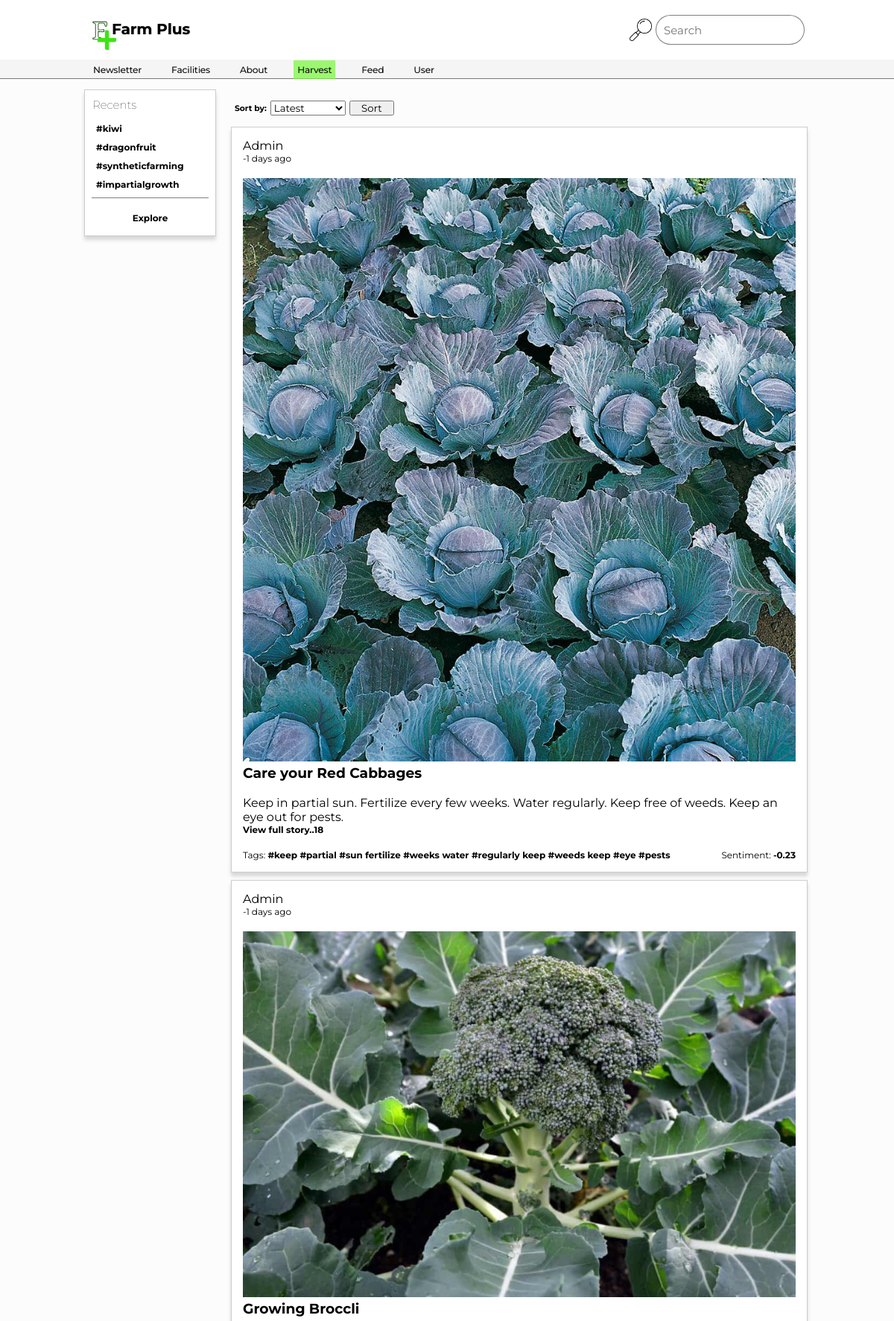
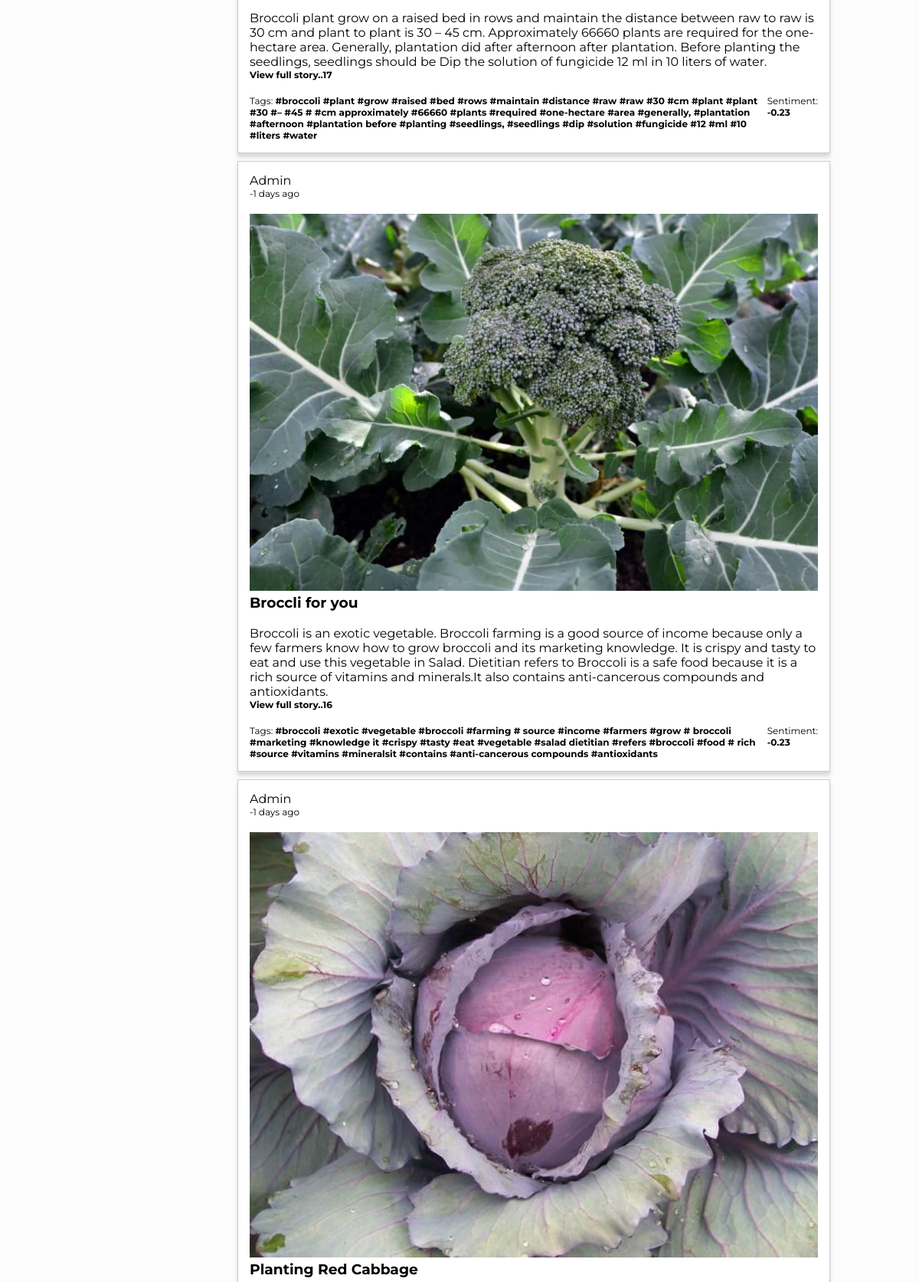
/harvest (upper part), run on the app's committed database (2 pictures, top to bottom).
### __init__.py (models this page shows, shortened)
class Harvest(db.Model):
    id=db.Column('harid',db.Integer,primary_key=True)
    img=db.Column('harimg',db.String(100),nullable=True)
    title=db.Column('hartitle',db.String(150),nullable=False)
    content=db.Column('harcontent',db.String(1000),nullable=False)
    time=db.Column('hartime',db.String(50),nullable=False)
    tag=db.Column('hartag',db.String(100),nullable=True)

### __init__.py (the view)
@app.route('/harvest')
def harvest():
    harvests=Harvest.query.all()
    revharvests=(harvests[::-1])
    time_list=getTimeList(revharvests)
    return render_template('inharvest.html',harvests=revharvests,time_list=time_list)

### __init__.py (called while the page is built)
def getTimeList(revstories):
    time_list=[]
    U=[' days',' months',' years',' hours',' minutes',' seconds']
    for story in revstories:
        pasttime=story.time
        ctime=datetime.now().strftime("%d-%m-%y-%H-%M-%S")
        t1=[int(x) for x in pasttime.split('-')]
        t2=[int(x) for x in ctime.split('-')]
        for i in range(6):
            if not t1[i]==t2[i]:
                time_list.append(str(t2[i]-t1[i])+U[i]+' ago')
                break
            if i==5:
                time_list.append('Just now')
    return time_list

### templates/inharvest.html (shortened to what this page needs)
{% extends 'inapp.html' %}
{% block nav2 %}
<ul>
    <li><a onclick="axe()" href="/newsletter">Newsletter</a></li>
    <li><a onclick="axe()" href="/facilities">Facilities</a></li>
    <li><a onclick="axe()" href="/about">About</a></li>
    <li><a onclick="axe()" class="active" href="/harvest">Harvest</a></li>
    <li><a onclick="axe()" href="/feed">Feed</a></li>
    <li><a onclick="axe()" href="/dash">User</a></li>
</ul>
{% endblock %}
{% block content %}
    <div class="leftcontainer">
        <div class="card">
            <h5>Recents</h5>
            <div class="tags">
                <li><a href="#">#kiwi</a></li>
                <li><a href="#">#dragonfruit</a></li>
                <li><a href="#">#syntheticfarming</a></li>
                <li><a href="#">#impartialgrowth</a></li>
            </div>
            <div class="div"></div>
            <div class="expand" id="explore">
                <li><a href="#">Explore</a></li>
            </div>
        </div>
    </div>
    <div class="rightcontainer">
        <form id="sort" action="#">
            <h6>Sort by:</h6>
            <select name="sort" >
                <option value="Latest">Latest</option>
            </select>
            <input type="submit" value="Sort"/>
        </form>
        {% if harvests and time_list %}
    {% for n,t in harvests|zip(time_list) %}
    <div class="card">
        Admin <div>{{t}}</div><br>
        {% if n.img %}
        <img id="storyImg" src="{{ url_for('static',filename='uploads/'+n.img) }}" alt="">
        {% endif %}
        <br>
        <h3>{{n.title}}</h3>
        <br>
        {{n.content}}<br>
        <div onclick="viewFullStory()" id="fullStory"><span>View full story..{{n.id}}</span></div>
        <br>
        <div class="cardsentiment">
            <div>
                {% if n.tag %}
                Tags:
                <span id="tag">{{n.tag}}</span>
                {% else %}
                All stopwords
                {% endif %}
            </div>
            <div>
                Sentiment:
                <span id="sentival">-0.23</span>
            </div>
        </div>
    </div>
    {% endfor %}
    {% endif %}
    </div>
{% endblock %}

### static/styles/inapp4.css (style rules this page uses)
* { margin: 0; padding:0; box-sizing: border-box; font-family: 'Montserrat', sans-serif; cursor: default; }
body { background-color: rgba(230,230,230,.1); display: flex; }
.card { background-color: white; border: 1px solid; min-height: fit-content; overflow: hidden; border-color: rgba(0,0,0,0.2); box-shadow: 0 5px 5px rgba(0,0,0,0.15); }
.navbar2 ul { display: flex; }
.navbar2 ul li { list-style: none; padding-right: 30px; }
.navbar2 ul li a { text-decoration: none; color: black; cursor: pointer; font-size: 12px; text-shadow: .5px 0 0 rgba(0,0,0,0.5); padding: 5px; transition: all .5s; }
.navbar2 ul li .active { background-color: rgba(117, 248, 56,.7); }
.leftcontainer { margin-top: 15vh; display: flex; flex-direction: column; min-height: fit-content; align-items:flex-end; justify-content:flex-start; width: 25%; }
.leftcontainer .card { width: 59%; margin-right: 10px; margin-bottom: 10px; }
.leftcontainer .card h5 { padding-top: 15px; padding: 10px; font-size: 15px; font-weight: lighter; }
.leftcontainer .card .tags { width: 100%; }
.leftcontainer .card .tags li { list-style: none; width: 100%; display: flex; }
.leftcontainer .card .tags li a { font-size: 12px; font-weight: bolder; color: black; text-decoration: none; padding: 5px; padding-left: 15px; width: 100%; cursor: pointer; }
.leftcontainer .card .div { width: 90%; margin-left: 5%; height: 1px; background-color: rgba(0,0,0,0.5); margin-top: 5px; }
.leftcontainer .card .expand { width: 100%; height: 50px; display: flex; align-items: center; justify-content: center; cursor: pointer; }
.leftcontainer .card .expand li { list-style: none; }
.leftcontainer .card .expand li a { font-size: 12px; text-decoration: none; color: black; font-weight: bolder; cursor: pointer; }
.rightcontainer { margin-top: 15vh; min-height: fit-content; display: flex; width: 75%; flex-direction: column; align-items: flex-start; }
.rightcontainer .card { width: 86%; margin-left: 10px; padding-top: 25px; padding-bottom: 10px; margin-bottom: 10px; padding: 15px; }
.rightcontainer .card div { font-size: 12px; }
.rightcontainer .card span { font-weight: bolder; }
.rightcontainer .card .cardsentiment { display: flex; justify-content: space-between; width: 100%; }
.rightcontainer #sort { margin-left: 15px; display: flex; width: 86%; height: 50px; align-items: center; justify-content: left; }
.rightcontainer #sort select { outline: none; margin-left: 5px; cursor: pointer; }
.rightcontainer #sort input { width: 60px; margin-left: 5px; cursor: pointer; }
.rightcontainer .card #fullStory span { cursor: pointer; }
.rightcontainer .card #storyImg { width: 100%; }

### data on the page
Harvest: t "-1 days ago", harimg (picture), title "Care your Red Cabbages", content "Keep in partial sun. Fertilize every few weeks. Water regularly. Keep free of weeds. Keep an eye out for pests.", id "18", tag "#keep #partial #sun fertilize #weeks water #regularly keep #weeds keep #eye #pests"
Harvest: t "-1 days ago", harimg (picture), title "Growing Broccli", content "Broccoli plant grow on a raised bed in rows and maintain the distance between raw to raw is 30 cm and plant to plant is 30 – 45 cm. Approximately 66660 plants are required for the one-hectare area. Generally, plantation did after afternoon after plantation. Before planting the seedlings, seedlings should be Dip the solution of fungicide 12 ml in 10 liters of water.", id "17", tag "#broccoli #plant #grow #raised #bed #rows #maintain #distance #raw #raw #30 #cm #plant #plant #30 #– #45 # #cm approximately #66660 #plants #required #one-hectare #area #generally, #plantation #afternoon #plantation before #planting #seedlings, #seedlings #dip #solution #fungicide #12 #ml #10 #liters #water"
Harvest: t "-1 days ago", harimg (picture), title "Broccli for you", content "Broccoli is an exotic vegetable. Broccoli farming is a good source of income because only a few farmers know how to grow broccoli and its marketing knowledge. It is crispy and tasty to eat and use this vegetable in Salad. Dietitian refers to Broccoli is a safe food because it is a rich source of vitamins and minerals.It also contains anti-cancerous compounds and antioxidants.", id "16", tag "#broccoli #exotic #vegetable #broccoli #farming # source #income #farmers #grow # broccoli #marketing #knowledge it #crispy #tasty #eat #vegetable #salad dietitian #refers #broccoli #food # rich #source #vitamins #mineralsit #contains #anti-cancerous compounds #antioxidants"
Harvest: t "-1 days ago", harimg (picture), title "Planting Red Cabbage"
